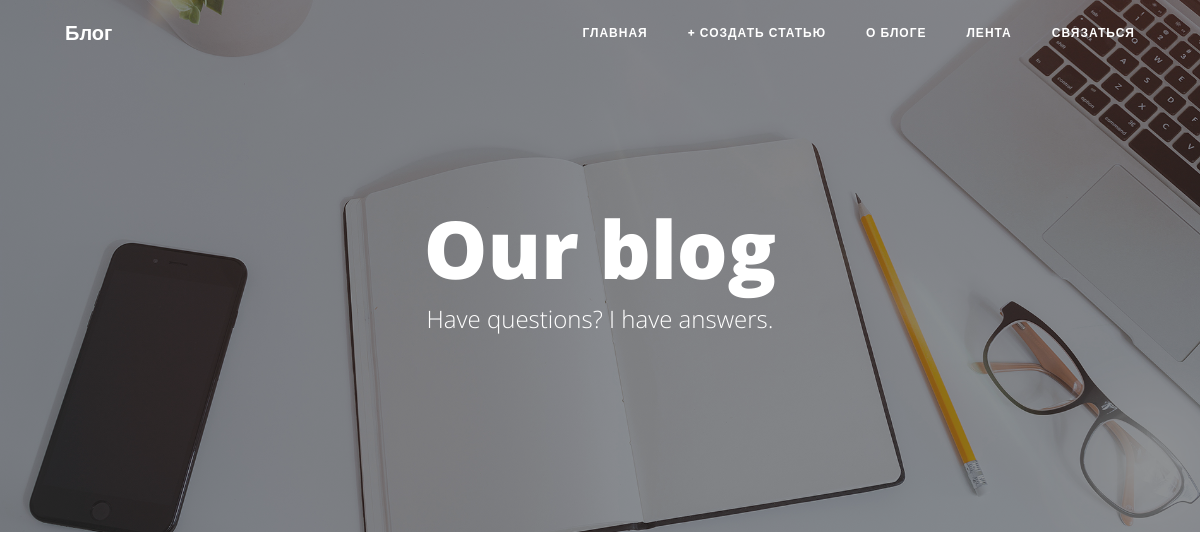
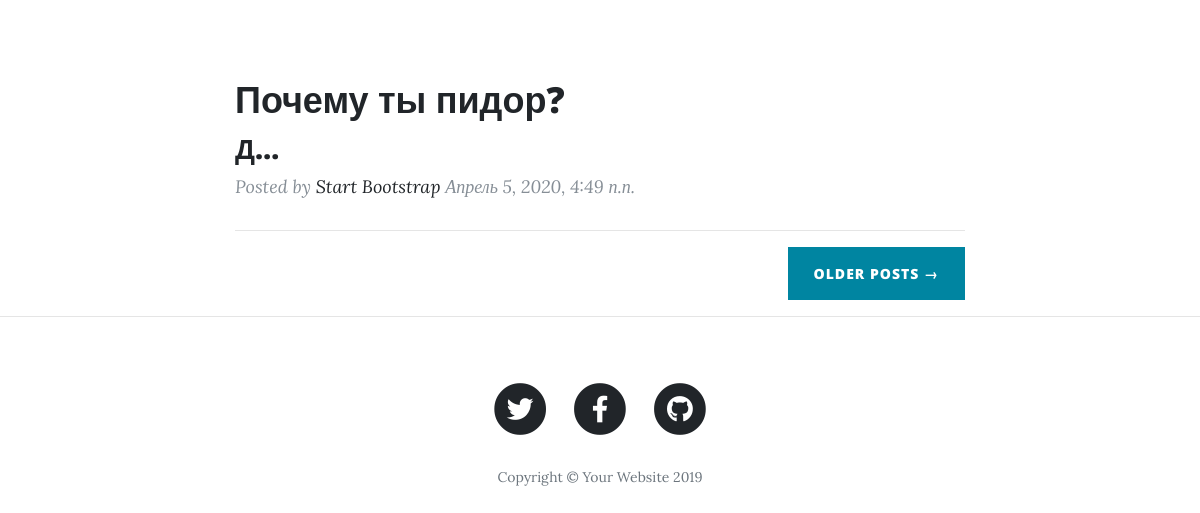
Before: / with the older database file (2 pictures, top to bottom).
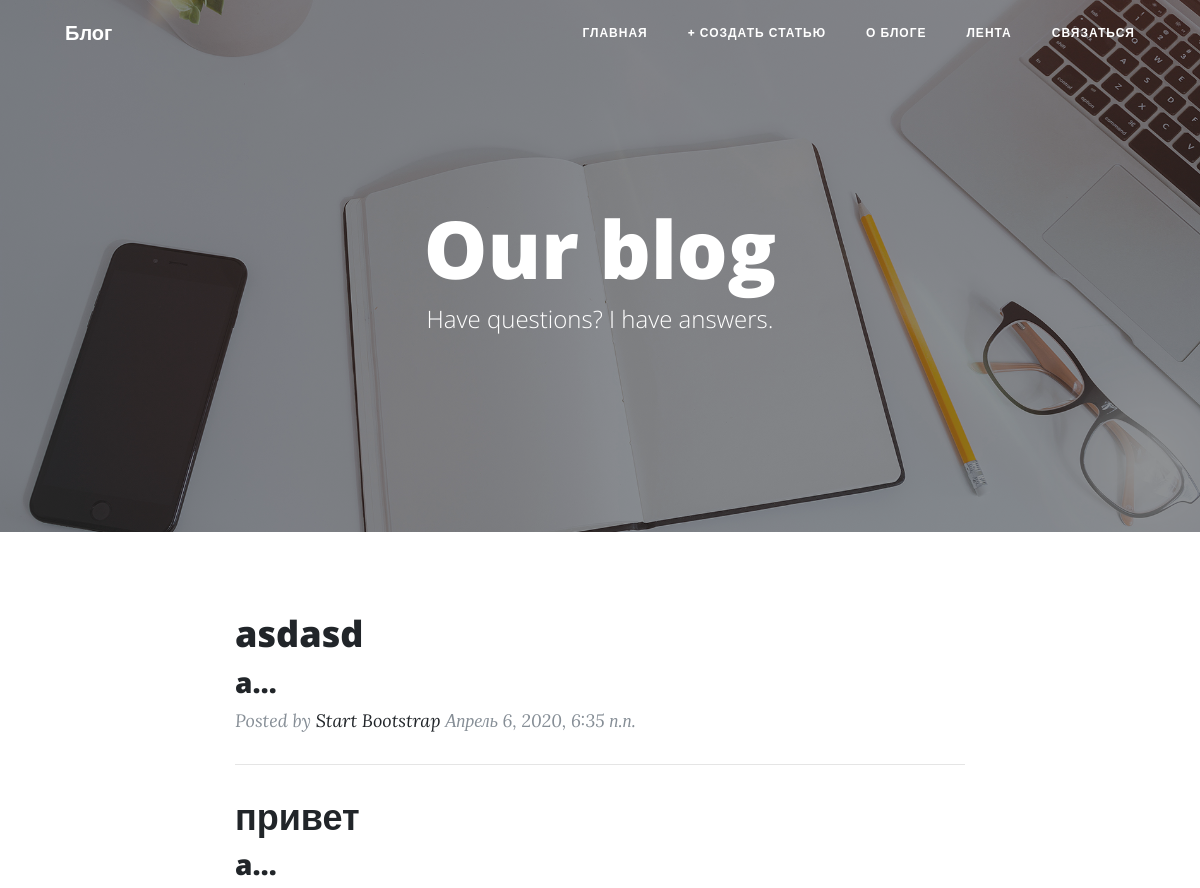
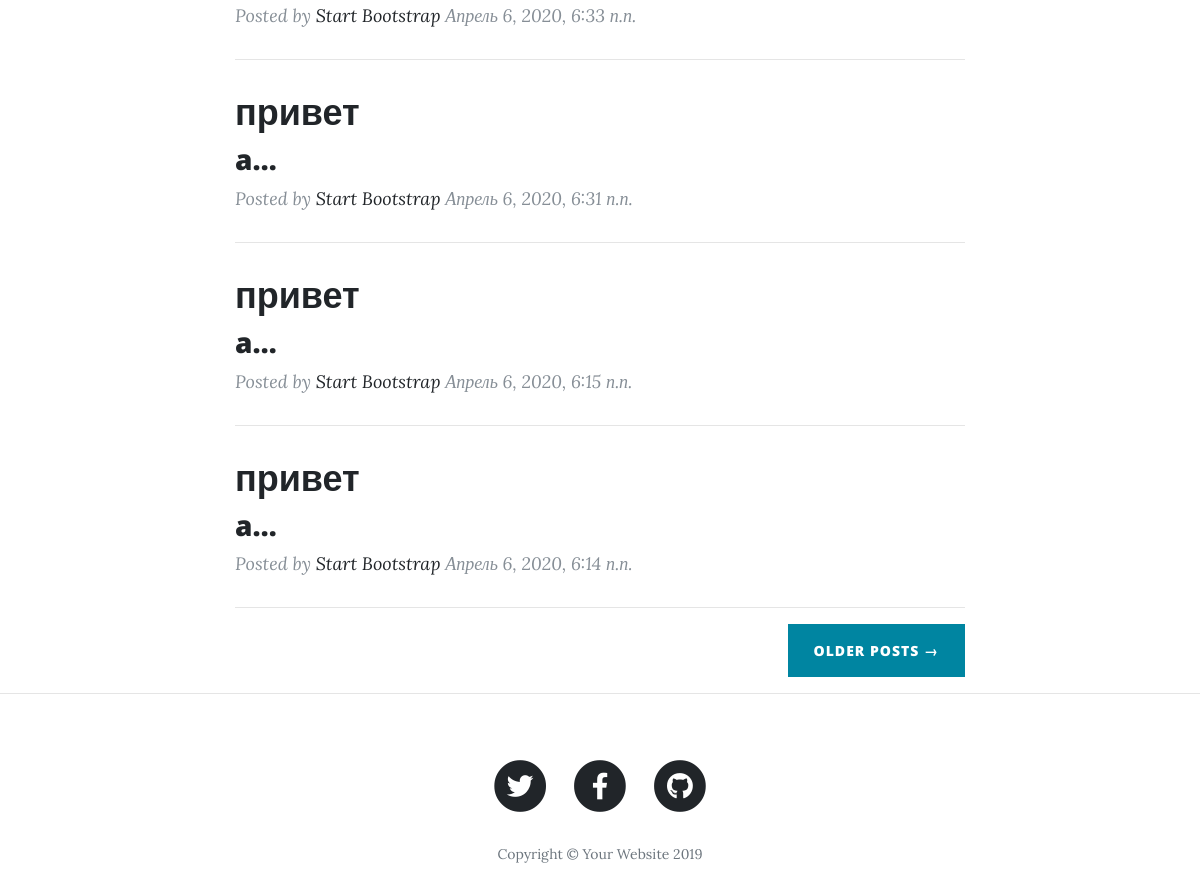
After: the same page with the newer database file (2 pictures, top to bottom).
### apps/blogapp/models.py (models this page shows, shortened)
class Article(models.Model):
    title = models.CharField(max_length=200, verbose_name="Заголовок")
    body = models.TextField(max_length=5000, verbose_name="Основной текст")
    date = models.DateTimeField(default=datetime.now, null=True, verbose_name="Дата создания")
    image = models.ImageField(blank=True, default='media/Map-Navigation.jpg', upload_to='media', verbose_name="картинка")
    slug = models.SlugField(unique=True, verbose_name="url")
    def get_absolute_url(self):
        return reverse('post', kwargs={'slug':self.slug})
    class Meta:
        verbose_name = "Статья"
        verbose_name_plural = "Статьи"
        ordering = ['-date']

### apps/blogapp/views.py (the view)
# urls.py: path('', views.index, name="index")
def index(request):
    articles = Article.objects.all()[:5]
    if request.method == "GET":
        form = ArticleForm()
        context = {
            'form': form,
            'articles': articles
        }
        return render(request, 'index.html', context)
    elif request.method == 'POST':
        bound_form = ArticleForm(request.POST, request.FILES)
        if bound_form.is_valid():
            bound_form.save()
            return redirect('index')
        return render(request, 'index.html', context={'form': bound_form, 'articles': articles})

### templates/index.html
{% extends 'base.html' %}
{% load static %}
{% block image %}{% static 'img/home-bg.jpg' %}{% endblock %}
{% block pagetitle %}
  <h1>Our blog</h1>
  <span class="subheading">Have questions? I have answers.</span>
{% endblock %}
{% block content %}
  <div class="container">
    <div class="row">
      <div class="col-lg-8 col-md-10 mx-auto">
      {% for article in articles %}
        <div class="post-preview">
          <a href="{{ article.get_absolute_url }}">
            <h2 class="post-title">
              {{ article.title }}
            </h2>
          </a>
          <h3>{{ article.body|truncatechars:2 }}</h3>
          <p class="post-meta">Posted by
            <a href="#">Start Bootstrap</a>
            {{ article.date }}</p>
        </div>
        <hr>
      {% endfor %}
        <div class="clearfix">
          <a class="btn btn-primary float-right" href="#">Older Posts &rarr;</a>
        </div>
      </div>
    </div>
  </div>
  <hr>
 {% endblock %}

Changed rows visible on the page:
no longer on this page (row unchanged): Article: title "Почему ты пидор?", body "Д…", date "Апрель 5, 2020, 4:49 п.п."
added Article: title "asdasd", body "a…", date "Апрель 6, 2020, 6:35 п.п."
added Article: title "привет", body "a…", date "Апрель 6, 2020, 6:33 п.п."
added Article: title "привет", body "a…", date "Апрель 6, 2020, 6:31 п.п."
added Article: title "привет", body "a…", date "Апрель 6, 2020, 6:15 п.п."
added Article: title "привет", body "a…", date "Апрель 6, 2020, 6:14 п.п."
